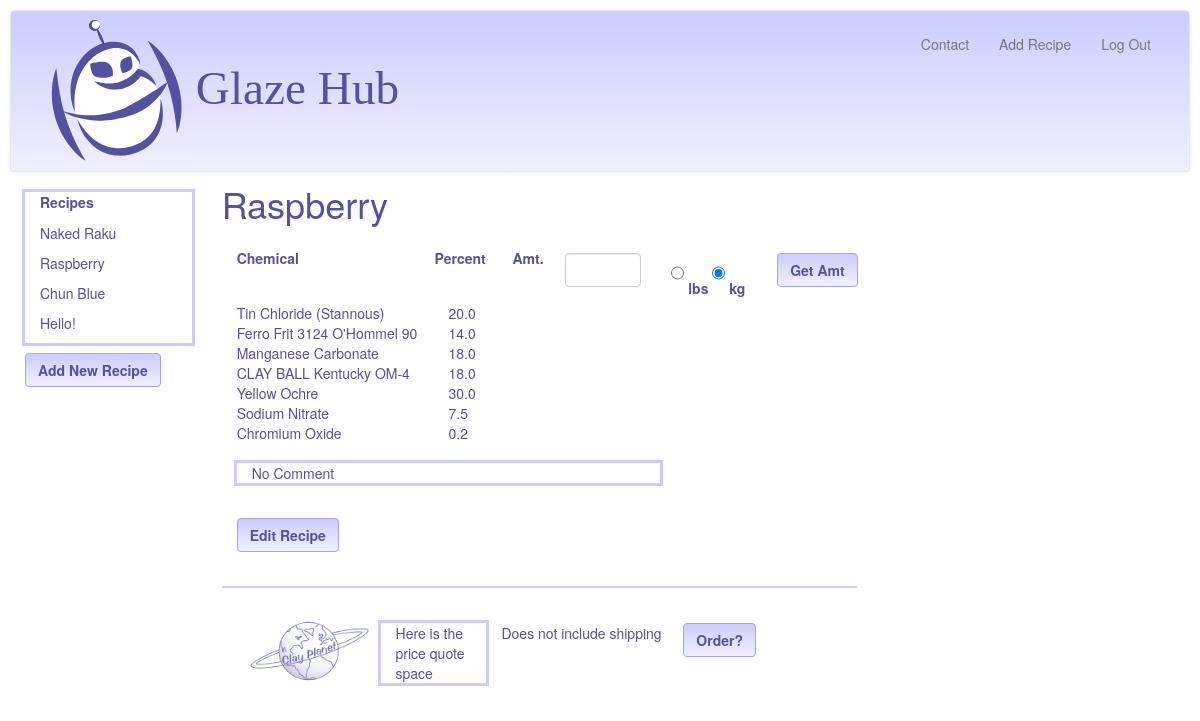
Page /recipecomps/4/Raspberry (signed in) on the earlier database version.
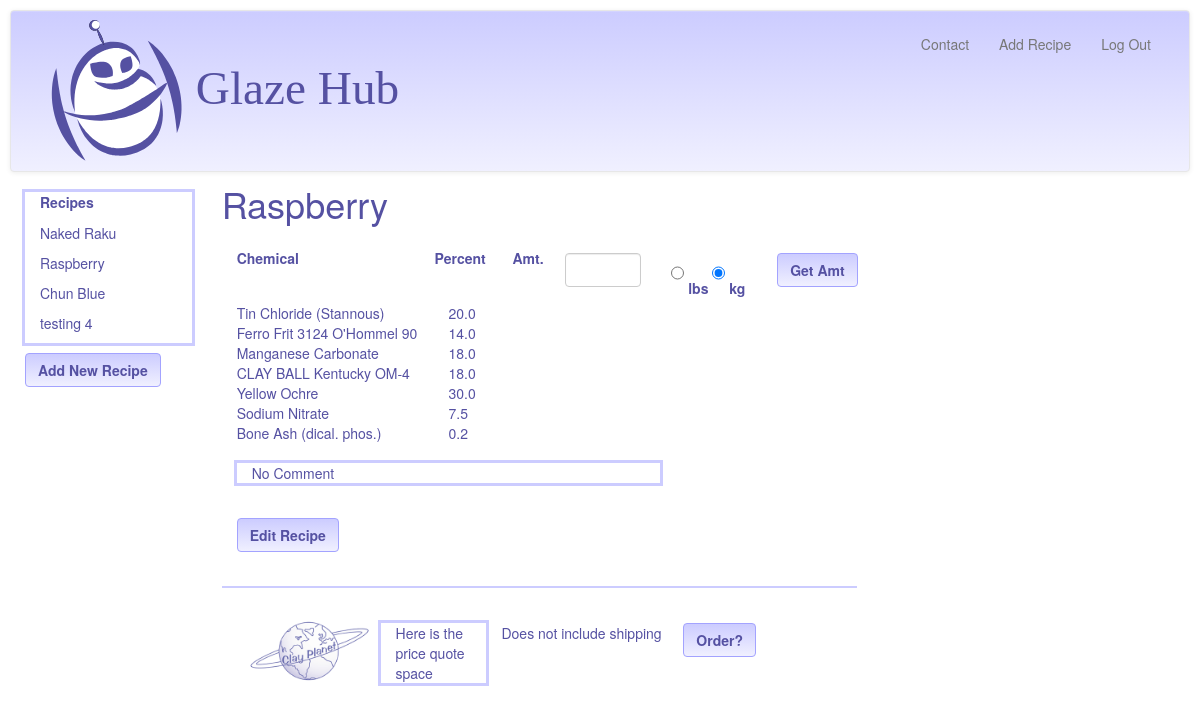
Same page on the later database version.
### model.py (models this page shows, shortened)
class Recipe(Base):
	__tablename__ = "recipes"
	id = Column(Integer, primary_key = True)
	recipe_name = Column(String (120))
	user_id = Column(Integer, ForeignKey('users.id'))
	user_notes = Column(String (3000), nullable = True)
	user = relationship("User", backref = backref("recipes", order_by=id))
	@classmethod
	def getRecipeNamesByUserID(cls, user_id):
		return session.query(Recipe).filter_by(user_id = user_id).all()
	@classmethod
	def getRecipeIDByName(cls, recipe_name, user_id):
		return session.query(Recipe).filter_by(recipe_name=recipe_name).filter_by(user_id = user_id).first()

class Component(Base):
	__tablename__ = "components"
	id = Column(Integer, primary_key = True)
	chem_id = Column(Integer, ForeignKey('chemicals.id'), nullable = False)
	recipe_id = Column(Integer, ForeignKey('recipes.id'), nullable = False)
	percentage = Column(Float, nullable = False)
	chem = relationship("Chem", backref = backref("components", order_by=id))
	recipe = relationship("Recipe", backref = backref("components", order_by=id))
	@classmethod
	def getComponentsByRecipeID(cls,recipe_id):
		return session.query(Component).filter_by(recipe_id = recipe_id).all()

class Chem(Base):
	__tablename__ = "chemicals"
	id = Column(Integer, primary_key = True)
	chem_name = Column(String(120))
	quarter = Column(Float)
	half = Column(Float)
	onelb = Column(Float)
	fivelb = Column(Float)
	tenlb = Column(Float)
	twentyfivelb = Column(Float)
	fiftylb = Column(Float)
	onehundlb = Column(Float)
	fivehundlb = Column(Float)

### glazehub.py (the view)
@app.route("/recipecomps/<int:userViewID>/<recipeName>")
def recipe(userViewID, recipeName):
	display_recipes = showUserRecipeList(userViewID)
	userLoginID = session["user_id"]
	if userLoginID != int(userViewID):
		flash ("Invalid User ID. Here are your recipes.")
		userViewID = userLoginID
		recipes = model.Recipe.getRecipeNamesByUserID(userLoginID)
		return render_template("user_recipes.html", display_recipes = recipes)
	else:
		recipe = model.Recipe.getRecipeIDByName(recipeName, userViewID)
		print "recipe type in recipecomps", type(recipe)
		components = model.Component.getComponentsByRecipeID(recipe.id)
	messageToUser = None
	batchComp = []
	wholenumlist = []
	leftoverbitslist = []
	batchsize = None
	unit_sys = "unitSys"
	lbschecked = ""
	kgchecked = 'checked = "checked"'
	return render_template("/recipecomps.html/", user_id = userViewID, recipe_name = recipeName,
			components = components, batchComp = batchComp, display_recipes=display_recipes,
			user_notes = recipe.user_notes, messageToUser = messageToUser, unitSys = unit_sys,
			batchsize = batchsize, wholenumlist=wholenumlist, lbschecked =lbschecked,
			kgchecked =kgchecked, leftoverbitslist=leftoverbitslist)

### glazehub.py (called while the page is built)
def showUserRecipeList(userViewID):
	userLoginID = session["user_id"]
	if userLoginID != int(userViewID):
		flash ("Invalid User ID. Here are your recipes. 3")
		userViewID = userLoginID
		recipes = model.Recipe.getRecipeNamesByUserID(userLoginID)
		return recipes
	else:
		recipes = model.Recipe.getRecipeNamesByUserID(userViewID)
		return recipes

### templates/recipecomps.html (shortened to what this page needs)
{% extends 'base2.html' %}
{% block body %}
<div class = "col-sm-2">
	<div class = "col-sm-12" id = "recipe_list" style="outline: 3px solid #ccccff; margin-bottom:10px" >
    	<label class = "control-label" for="userRecipes">
			Recipes
		</label>
		{% for recipe in display_recipes %}
		<ul style = "margin-top: 6px" class="recipe_names">
			<a class = "recipe_links" href = "/recipecomps/{{recipe.user_id}}/{{recipe.recipe_name }}">
				<li>{{ recipe.recipe_name }}</li></a>
		</ul>
		{% endfor %}
	</div>
	<div class = "row" id = "add_recipe_button">
		<div class = "col-sm-2">
			<a href = "/addRecipe/{{user_id}}">
			<button class ="btn btn-GH" type = "submit" id = "add_recipe">
					<strong>Add New Recipe</strong></button>
			</a>
		</div>
	</div>
</div>
	<div class = "col-sm-10" id = "recipe_section" style="margin-top:-2em">
		<h1>{{ recipe_name }}</h1>
		<div class = "col-sm-8" id = "recipe_list" >
			<div class = "row" style = "color:#5551a2">
				<div class = "col-sm-4" id = "chem_name" style = "margin-top:1em"><strong>Chemical
					</strong>
				</div>
				<div class = "col-sm-2" id = "percentage" style = "margin-top:1em; margin-left:-1em"><strong>Percent
					</strong>
				</div>
				<div class = "form-group" id = "amount_to_make" style = "margin-top:1em">
					<label class = "col-sm-1 control-label" style = "margin-left: -2em" for "amt">
						Amt.
					</label>
					<form action = "/batchSizeChange/{{user_id}}/{{recipe_name}}" method = "POST">
						<div class ="col-sm-2">
							{% if batchsize %}
								<input class = "form-control" type = "text" id = "batchsize"
										  name="batchsize" value = "{{batchsize}}"/>
							{% else %}
								<input class = "form-control" type = "text" id = "batchsize"
										  name="batchsize" value = ""/>
							{% endif %}
						</div>
						<div class = "col-sm-2">
							<input class = "radio-GH" type = "radio" name= "unitSys" value = "lbs"
								{{lbschecked}}/>
							<label for "pounds">lbs</label>
							<input class = "radio-GH" type = "radio" name= "unitSys" value = "kg"
								{{kgchecked}}/>
							<label for "metric">kg</label>
						</div>
						<div class = "col-sm-1">
							<button class ="btn btn-GH" style="margin-top:5px" type = "submit" id = "getAmount">
							<strong>Get Amt</strong></button>
						</div>
						<div class = "col-sm-8" id ="comp_percent_amt">
						{% for comp in components %}
							<div class = "row">
								<div class = "col-sm-6" >{{comp.chem.chem_name}}</div>
								<div class = "col-sm-2">{{comp.percentage}}</div>
							</div>
						{% endfor %}
						</div>
					</form>
				</div>
				<div class = "col-sm-4">
				</div>
			</div>
			<div class = "row">
				<div class = "col-sm-8"
					style="outline: 3px solid #ccccff; margin-top:20px; margin-left:15px;
						margin-bottom:20px">
					{{user_notes}}
				</div>
			</div>
			<div class = "row">
				<form action = "/editRecipe/{{user_id}}/{{recipe_name}}"
					<div class = "col-sm-2">
						<button class ="btn btn-GH" style="margin-top:15px" type = "submit" id = "editRecipe">
						<strong>Edit Recipe</strong></button>
					</div>
			<div class = "row">
				<hr noshade color ="#ccccff"></hr>
			</div>
			<div class = "row">
				<div class = "col-sm-3">
					<img id = "cplogo" src="/static/img/cplogo.png">
				</div>
				<div class = "col-sm-2" style="outline: 3px solid #ccccff; margin-top:15px">
					Here is the price quote space
				</div>
				<div class = "col-sm-4" style="margin-top:15px">
					Does not include shipping
				</div>
				<div class = "col-sm-1">
					<button class ="btn btn-GH" style="margin-top:15px; margin-left:-30px"
						id = "order">
					<strong>Order?</strong></button>
				</div>
			</div>
	</div>
	</div>
{% endblock %}

### templates/base2.html (shortened to what this page needs)
<html>
    <head>
        <link rel="stylesheet" href="/static/css/bootstrap.css" />
        <link rel="stylesheet" href="/static/css/style.css" />
    </head>
    <body>
        <div class="navbar navbar-default">
            <div class="container-fluid">
                <div class="navbar-header">
                    <img class = "header_logo" src="/static/img/ghlogo1114.svg"><a class="navbar-brand" href="/"></a>
                </div>
                <div class="navbar-collapse collapse">
                    <ul class="nav navbar-nav navbar-right">
                        <li ><a href="mailto:marlenehirose@gmail.com">Contact</a></li>
                        {% if session["user_id"] %}
                            <li><a href = "/addRecipe/{{user_id}}">Add Recipe</a><li>
                            <li ><a href="/logout"> {{"Log Out"}} </a></li>
                        {% else %}
                             <li ><a href="/enterRecipe">Calculator</a></li>
                            <li ><a href="/login">{{"Log In"}}</a></li>
                        {% endif %}
                    </ul>
                </div>
            </div>
        </div>
        {% block body %}{% endblock %}
    </body>
</html>

### static/css/style.css (style rules this page uses)
a:link { color:#5551a2; }
.header_logo { width: 350px; }
#cplogo { width:125px; margin:10px; }
body { margin:10px; font-family: "Helvetica Neue", Helvetica, "Segoe UI", Arial, freesans, sans-serif; color:#5551a2; }
ul.recipe_names { list-style-type: none; padding:0 0px; }
input { height:3em; margin-top: 5px; }
.radio-GH { border:2px #ccccff; }
.navbar-default { background-image: -webkit-linear-gradient(top, #ccccff 0%, #f0f0ff 100%); background-image: -o-linear-gradient(top, #ccccff 0%, #f0f0ff 100%); background-image: -webkit-gradient(linear, left top, left bottom, from(#ccccff), to(#f0f0ff)); background-image: linear-gradient(to bottom, #ccccff 0%, #f0f0ff 100%); filter: progid:DXImageTransform.Microsoft.gradient(startColorstr='#ccccffccccffff', endColorstr='#ccccff0f0ff', GradientType=0); filter: progid:DXImageTransform.Microsoft.gradient(enabled = false); background-repeat: repeat-x; border-radius: 4px; padding:8px; -webkit-box-shadow: inset 0 1px 0 rgba(255, 255, 255, .15), 0 1px 5px rgba(0, 0, 0, .075); box-shadow: inset 0 1px 0 rgba(255, 255, 255, .15), 0 1px 5px rgba(0, 0, 0, .075); }
.btn-GH { background-image: -webkit-linear-gradient(top, #ccccff 0%, #f0f0ff 100%); background-image: -o-linear-gradient(top, #ccccff 0%, #f0f0ff 100%); background-image: -webkit-gradient(linear, left top, left bottom, from(#ccccff), to(#f0f0ff)); background-image: linear-gradient(to bottom, #ccccff 0%, #f0f0ff 100%); filter: progid:DXImageTransform.Microsoft.gradient(startColorstr='#ffccccff', endColorstr='#fff0f0ff', GradientType=0); filter: progid:DXImageTransform.Microsoft.gradient(enabled = false); background-repeat: repeat-x; border-color: #a3a3ff; color:#5551a2; }
hr { border-color:#ccccff; border-width: 2px; }

Differences in the rows shown:
removed Recipe: recipe_name "Hello!"
added Recipe: recipe_name "testing 4"
changed through a linked row, Component: chem.chem_name "Chromium Oxide" → "Bone Ash (dical. phos.)"
